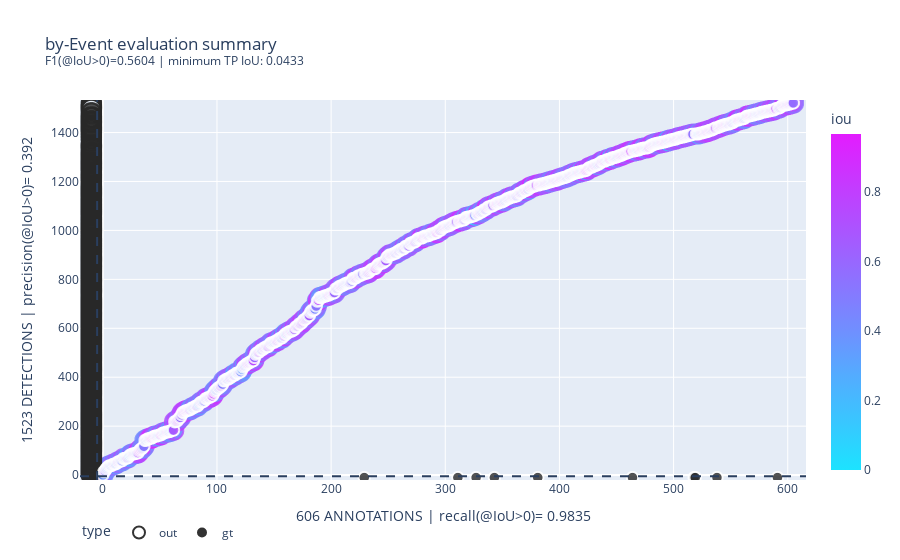

Here is the notebook cell this chart was saved with:
### Markdown cell above
another case

here the expert 2 has labeled two overlapping annotations! we can not visualise it as before

### Code cell
subjectId='0011'
annotations1=annotations[annotations.labelerId=='0001'][annotations.subjectId==subjectId].reset_index(drop=True)
annotations2=annotations[annotations.labelerId=='0002'][annotations.subjectId==subjectId].reset_index(drop=True)

annotationPairToGraph(annotations1,annotations2,thresIoU=0)

### Figure 1 — Plotly figure (JSON) as saved in the notebook; plotly's stock layout.template omitted (floating-point values rounded to 4 significant figures; data arrays with more than 128 entries replaced by an {"elided": "..."} marker saying what was removed)
{"data": [{"customdata": {"elided": "1523x8 mixed values"}, "hovertemplate": "iou=%{marker.color:.4f}<br>indexGT=%{customdata[6]}<br>indexOut=%{customdata[7]}<extra></extra>", "legendgroup": "out", "marker": {"color": {"elided": "1523 float values"}, "coloraxis": "coloraxis", "line": {"width": 2}, "opacity": 0.8, "size": {"elided": "1523 int values"}, "sizemode": "area", "sizeref": 0.0075, "symbol": "circle-open"}, "mode": "markers", "name": "out", "showlegend": true, "type": "scattergl", "x": {"elided": "1523 int values"}, "xaxis": "x", "y": {"elided": "1523 int values"}, "yaxis": "y"}, {"customdata": {"elided": "606x8 mixed values"}, "hovertemplate": "iou=%{marker.color:.4f}<br>indexGT=%{customdata[6]}<br>indexOut=%{customdata[7]}<extra></extra>", "legendgroup": "gt", "marker": {"color": {"elided": "606 float values"}, "coloraxis": "coloraxis", "line": {"width": 2}, "opacity": 0.8, "size": {"elided": "606 int values"}, "sizemode": "area", "sizeref": 0.0075, "symbol": "circle"}, "mode": "markers", "name": "gt", "showlegend": true, "type": "scattergl", "x": {"elided": "606 int values"}, "xaxis": "x", "y": {"elided": "606 int values"}, "yaxis": "y"}], "layout": {"coloraxis": {"colorbar": {"title": {"text": "iou"}}, "colorscale": [[0, "rgb(40,40,40)"], [1e-06, "rgb(28,227,255)"], [0.14, "rgb(56,199,255)"], [0.29, "rgb(85,170,255)"], [0.42, "rgb(113,142,255)"], [0.57, "rgb(142,113,255)"], [0.71, "rgb(170,85,255)"], [0.86, "rgb(199,56,255)"], [1, "rgb(227,28,255)"]]}, "legend": {"itemsizing": "constant", "orientation": "h", "title": {"text": "type"}, "tracegroupgap": 0}, "shapes": [{"line": {"dash": "dash"}, "type": "line", "x0": -5, "x1": -5, "xref": "x", "y0": 0, "y1": 1, "yref": "y domain"}, {"line": {"dash": "dash"}, "type": "line", "x0": 0, "x1": 1, "xref": "x domain", "y0": -5, "y1": -5, "yref": "y"}], "title": {"text": "by-Event evaluation summary<br><sup>F1(@IoU>0)=0.5604 | minimum TP IoU: 0.0433</sup>"}, "xaxis": {"anchor": "y", "domain": [0, 1], "range": [-20, 616], "title": {"text": "606 ANNOTATIONS | recall(@IoU>0)= 0.9835"}}, "yaxis": {"anchor": "x", "domain": [0, 1], "range": [-20, 1533], "title": {"text": "1523 DETECTIONS | precision(@IoU>0)= 0.392"}}}}
